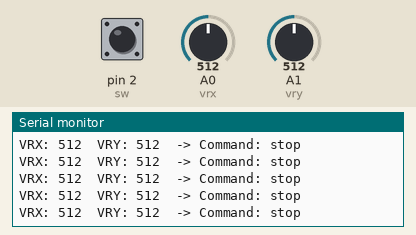
This sketch was run on a simulated Arduino Uno, built with avr-gcc and run on an emulated ATmega328P. Parts: the last lines printed to the serial monitor. Inputs (shaded band) come from the test bench; at power-on: A0 (vrx) = 512, A1 (vry) = 512, pin 2 (sw) HIGH. No radio packets arrive unless stated.

Above: at 1.2 s.
1.3 s: A0 (vrx) set to 560
At 1.51 s:
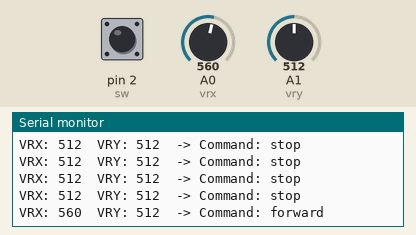
3.3 s: A0 (vrx) set to 532
At 3.34 s:
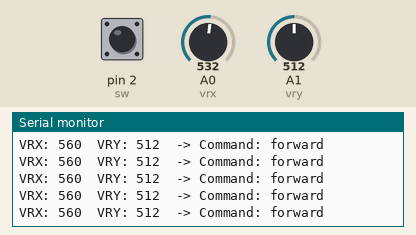
4.8 s: A1 (vry) set to 560
At 5.01 s:
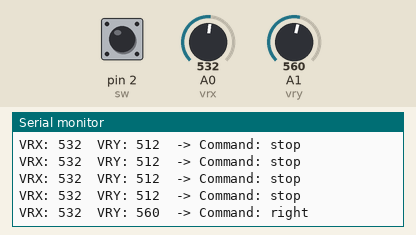
6.8 s: A1 (vry) set to 533
At 6.84 s:
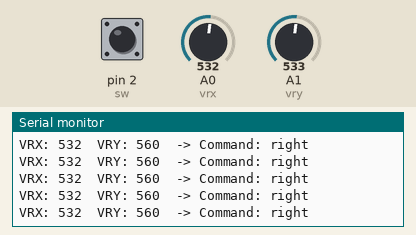
10.3 s: A1 (vry) set to 986
At 10.34 s:
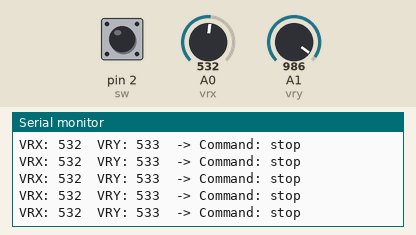
11.8 s: A1 (vry) set to 1012
At 11.87 s:
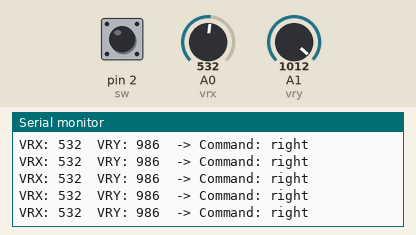
Timing chart, 0 to 14.8 s (numbered marks = the images above; inputs shaded):
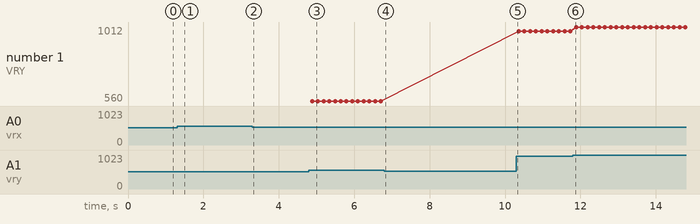

The sketch:

rccar.ino
```cpp
#include <RF24.h>
#include <SPI.h>

RF24 radio(9, 8);                 // CE, CSN pins for NRF24L01
const byte address[6] = "00001";  // Communication channel

char command[10] = "";            // Stores the direction string

// Joystick pins
int vrx = A0;
int vry = A1;
int sw = 2;

void setup() {
  Serial.begin(9600);
  pinMode(vrx, INPUT);
  pinMode(vry, INPUT);
  pinMode(sw, INPUT_PULLUP);  // internal pull-up for joystick button

  // NRF24 setup
  radio.begin();
  radio.openWritingPipe(address);
  radio.setDataRate(RF24_250KBPS);
  radio.setPALevel(RF24_PA_LOW);
  radio.stopListening();  // set as transmitter
}

void loop() {
  int vrxval = analogRead(vrx);  // X-axis (Forward/Backward)
  int vryval = analogRead(vry);  // Y-axis (Left/Right)
  int swval = digitalRead(sw);   // Button (optional)

  // Dead zone range for stability
  const int centerMin = 470;
  const int centerMax = 550;

  // Default stop
  strcpy(command, "stop");

  // Determine direction
  if (vrxval > centerMax && vrxval <= 1023)
    strcpy(command, "forward");
  else if (vrxval < centerMin && vrxval >= 0)
    strcpy(command, "backward");
  else if (vryval < centerMin && vryval >= 0)
    strcpy(command, "left");
  else if (vryval > centerMax && vryval <= 1023)
    strcpy(command, "right");

  // Send command
  radio.write(&command, sizeof(command));

  // Debugging
  Serial.print("VRX: "); Serial.print(vrxval);
  Serial.print("  VRY: "); Serial.print(vryval);
  Serial.print("  -> Command: "); Serial.println(command);

  delay(150);  // Small delay to prevent flooding
}
```

Measured:
- the behaviour switches between 999 and 1000 on A1 (vry) (found by bisection; images 5 and 6)
- after the input at 1.3 s, the serial monitor: prints a new line after 0.08 s (image 1)
- after the input at 4.8 s, the serial monitor: prints a new line after 0.08 s (image 3)
- plotted number 1: 560 → 986 after the input at 10.3 s, 986 → 1012 after the input at 11.8 s
